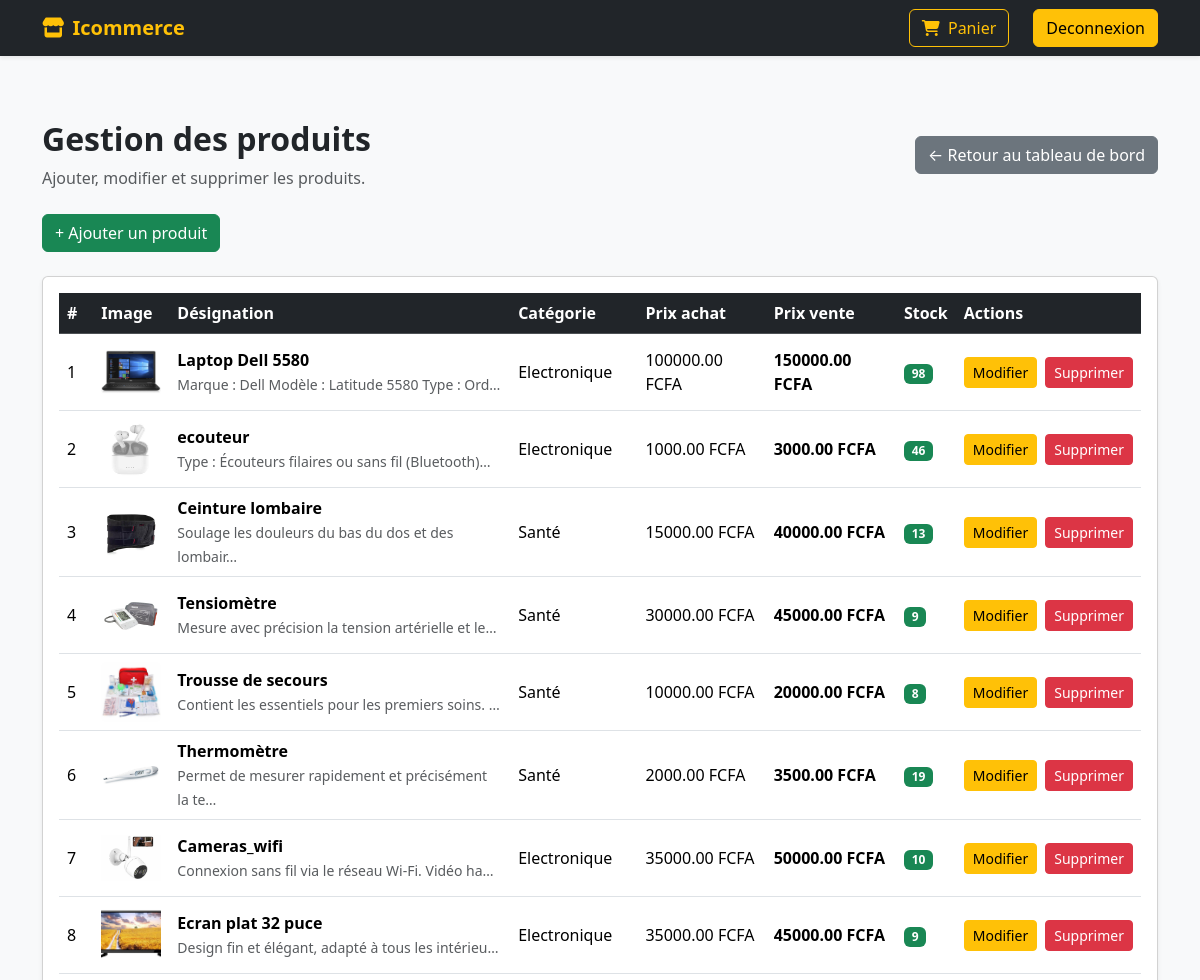
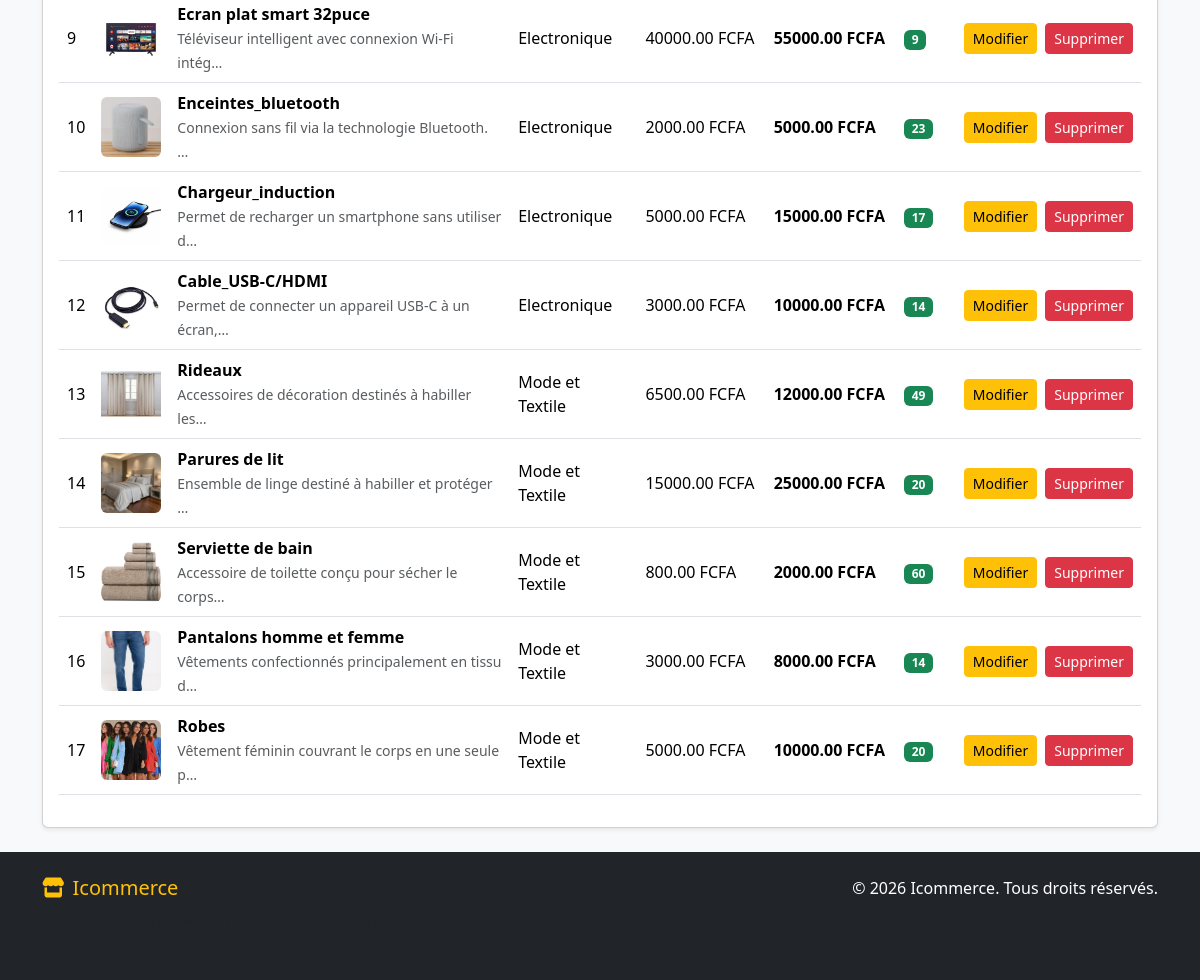
The app's page /gestion/produits/ (signed in) with its own data (2 pictures, top to bottom).
### vente/models.py (models this page shows, shortened)
class Produit(models.Model):
    categorie = models.ForeignKey(
        Categorie,
        on_delete=models.CASCADE
    )
    designation = models.CharField(max_length=150)
    description = models.TextField()
    prix_achat = models.DecimalField(
        max_digits=10,
        decimal_places=2,
        default=0
    )
    prix_vente = models.DecimalField(
        max_digits=10,
        decimal_places=2,
        default=0
    )
    stock = models.PositiveIntegerField(default=0)
    image = models.ImageField(
        upload_to='produits/',
        blank=True,
        null=True
    )

class Categorie(models.Model):
    nom = models.CharField(max_length=100)
    def __str__(self):
        return self.nom

### vente/views.py (the view)
@staff_member_required
def gestion_produits(request):
    produits = (
        Produit.objects
        .select_related("categorie")
        .all()
    )
    return render(
        request,
        "vente/gestion/produits.html",
        {
            "produits": produits,
        },
    )

### vente/templates/vente/gestion/produits.html (shortened to what this page needs)
{% extends 'vente/base.html' %}
{% block content %}
<div class="container mt-4">
    <div class="d-flex justify-content-between align-items-center mb-4">
        <div>
            <h2 class="fw-bold">
                Gestion des produits
            </h2>
            <p class="text-muted mb-0">
                Ajouter, modifier et supprimer les produits.
            </p>
        </div>
        <a href="{% url 'vente:tableau_bord_admin' %}"
           class="btn btn-secondary">
            ← Retour au tableau de bord
        </a>
    </div>
    <div class="mb-4">
        <a href="{% url 'vente:ajouter_produit' %}"
           class="btn btn-success">
            + Ajouter un produit
        </a>
    </div>
    <div class="card shadow-sm">
        <div class="card-body">
            {% if produits %}
            <div class="table-responsive">
                <table class="table table-hover align-middle">
                    <thead class="table-dark">
                        <tr>
                            <th>#</th>
                            <th>Image</th>
                            <th>Désignation</th>
                            <th>Catégorie</th>
                            <th>Prix achat</th>
                            <th>Prix vente</th>
                            <th>Stock</th>
                            <th>Actions</th>
                        </tr>
                    </thead>
                    <tbody>
                        {% for produit in produits %}
                        <tr>
                            <td>
                                {{ produit.id }}
                            </td>
                            <td>
                                {% if produit.image %}
                                    <img src="{{ produit.image.url }}"
                                         alt="{{ produit.designation }}"
                                         width="60"
                                         height="60"
                                         class="rounded"
                                         style="object-fit: cover;">
                                {% else %}
                                    <span class="text-muted">
                                        Pas d'image
                                    </span>
                                {% endif %}
                            </td>
                            <td>
                                <strong>
                                    {{ produit.designation }}
                                </strong>
                                {% if produit.description %}
                                    <br>
                                    <small class="text-muted">
                                        {{ produit.description|truncatechars:50 }}
                                    </small>
                                {% endif %}
                            </td>
                            <td>
                                {% if produit.categorie %}
                                    {{ produit.categorie }}
                                {% else %}
                                    <span class="text-muted">
                                        Aucune
                                    </span>
                                {% endif %}
                            </td>
                            <td>
                                {{ produit.prix_achat }} FCFA
                            </td>
                            <td>
                                <strong>
                                    {{ produit.prix_vente }} FCFA
                                </strong>
                            </td>
                            <td>
                                {% if produit.stock > 0 %}
                                    <span class="badge bg-success">
                                        {{ produit.stock }}
                                    </span>
                                {% else %}
                                    <span class="badge bg-danger">
                                        Rupture
                                    </span>
                                {% endif %}
                            </td>
                            <td>
                                <div class="d-flex gap-2">
                                    <a href="{% url 'vente:modifier_produit' produit.id %}"
                                       class="btn btn-sm btn-warning">
                                        Modifier
                                    </a>
                                    <a href="{% url 'vente:supprimer_produit' produit.id %}"
                                       class="btn btn-sm btn-danger">
                                        Supprimer
                                    </a>
                                </div>
                            </td>
                        </tr>
                        {% endfor %}
                    </tbody>
                </table>
            </div>
            {% else %}
                <div class="alert alert-info text-center">
                    Aucun produit enregistré.
                </div>
            {% endif %}
        </div>
    </div>
</div>
{% endblock %}

### records on screen
Produit: id "1", image (picture), designation "Laptop Dell 5580", description "Marque : Dell Modèle : Latitude 5580 Type : Ord…", categorie "Electronique", prix_achat "100000.00", prix_vente "150000.00", stock "98"
Produit: id "2", image (picture), designation "ecouteur", description "Type : Écouteurs filaires ou sans fil (Bluetooth)…", categorie "Electronique", prix_achat "1000.00", prix_vente "3000.00", stock "46"
Produit: id "3", image (picture), designation "Ceinture lombaire", description "Soulage les douleurs du bas du dos et des lombair…", categorie "Santé", prix_achat "15000.00", prix_vente "40000.00", stock "13"
Produit: id "4", image (picture), designation "Tensiomètre", description "Mesure avec précision la tension artérielle et le…", categorie "Santé", prix_achat "30000.00", prix_vente "45000.00", stock "9"
Produit: id "5", image (picture), designation "Trousse de secours", description "Contient les essentiels pour les premiers soins. …", categorie "Santé", prix_achat "10000.00", prix_vente "20000.00", stock "8"
Produit: id "6", image (picture), designation "Thermomètre", description "Permet de mesurer rapidement et précisément la te…", categorie "Santé", prix_achat "2000.00", prix_vente "3500.00", stock "19"
Produit: id "7", image (picture), designation "Cameras_wifi", description "Connexion sans fil via le réseau Wi-Fi. Vidéo ha…", categorie "Electronique", prix_achat "35000.00", prix_vente "50000.00", stock "10"
Produit: id "8", image (picture), designation "Ecran plat 32 puce", description "Design fin et élégant, adapté à tous les intérieu…", categorie "Electronique", prix_achat "35000.00", prix_vente "45000.00", stock "9"
Produit: id "9", image (picture), designation "Ecran plat smart 32puce", description "Téléviseur intelligent avec connexion Wi-Fi intég…", categorie "Electronique", prix_achat "40000.00", prix_vente "55000.00", stock "9"
Produit: id "10", image (picture), designation "Enceintes_bluetooth", description "Connexion sans fil via la technologie Bluetooth. …", categorie "Electronique", prix_achat "2000.00", prix_vente "5000.00", stock "23"
Produit: id "11", image (picture), designation "Chargeur_induction", description "Permet de recharger un smartphone sans utiliser d…", categorie "Electronique", prix_achat "5000.00", prix_vente "15000.00", stock "17"
Produit: id "12", image (picture), designation "Cable_USB-C/HDMI", description "Permet de connecter un appareil USB-C à un écran,…", categorie "Electronique", prix_achat "3000.00", prix_vente "10000.00", stock "14"
Produit: id "13", image (picture), designation "Rideaux", description "Accessoires de décoration destinés à habiller les…", categorie "Mode et Textile", prix_achat "6500.00", prix_vente "12000.00", stock "49"
Produit: id "14", image (picture), designation "Parures de lit", description "Ensemble de linge destiné à habiller et protéger …", categorie "Mode et Textile", prix_achat "15000.00", prix_vente "25000.00", stock "20"
Produit: id "15", image (picture), designation "Serviette de bain", description "Accessoire de toilette conçu pour sécher le corps…", categorie "Mode et Textile", prix_achat "800.00", prix_vente "2000.00", stock "60"
Produit: id "16", image (picture), designation "Pantalons homme et femme", description "Vêtements confectionnés principalement en tissu d…", categorie "Mode et Textile", prix_achat "3000.00", prix_vente "8000.00", stock "14"
Produit: id "17", image (picture), designation "Robes", description "Vêtement féminin couvrant le corps en une seule p…", categorie "Mode et Textile", prix_achat "5000.00", prix_vente "10000.00", stock "20"
